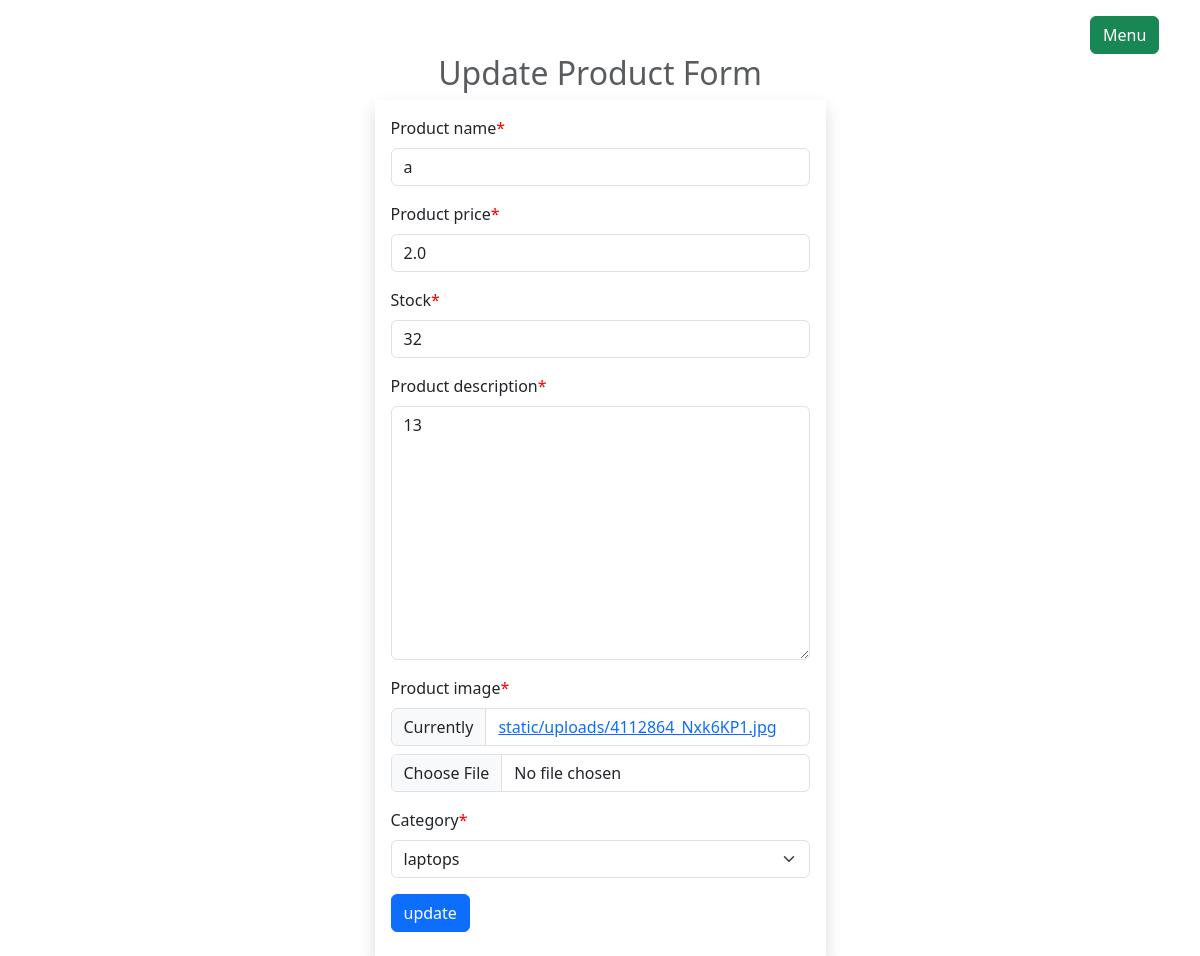
The app's page /products/updateproduct/7 (signed in) with its own data.
### products/models.py (models this page shows, shortened)
class Product(models.Model):
    product_name=models.CharField(max_length=100) #charfield is for varchar
    product_price=models.FloatField()
    stock=models.IntegerField()
    product_description=models.TextField()
    product_image=models.FileField(upload_to='static/uploads',null=True)
    category=models.ForeignKey(Category,on_delete=models.CASCADE,null=True)
    created_at=models.DateTimeField(auto_now_add=True) #auto_now_add puts the date automatically on the day its created

### userpage/auth.py (the view)
    def wrapper_function(request,*args,**kwargs):
        if request.user.is_staff:
            return view_function(request,*args,**kwargs)
        else:
            return redirect('/')

### products/forms.py
class ProductForm(ModelForm):
    class Meta:
        model=Product
        fields='__all__'

### products/models.py (called while the page is built)
    def __str__(self):
        return self.category_name

### products/views.py (called while the page is built, shortened)
@login_required
@admin_only
def updateproduct(request,product_id):
    instance=Product.objects.get(id=product_id)  #instance is a variable and can be anything
    context={
        'forms':ProductForm(instance=instance)  #the front instance is parameter name or smth and the back one is the variable
    }
    return render(request, 'products/updateproduct.html',context)

### userpage/auth.py (called while the page is built)
def admin_only(view_function):
    def wrapper_function(request,*args,**kwargs):
        if request.user.is_staff:
            return view_function(request,*args,**kwargs)
        else:
            return redirect('/')
    return wrapper_function

### products/templates/products/updateproduct.html (shortened to what this page needs)
{% extends 'admin/adminlayout.html' %}
{% load crispy_forms_tags %}
{% block main-content %}
<div class="container">
    <div class="row d-flex justify-content-center">
        <div class="col-md-5">
            <h2 class="text-center text-muted">Update Product Form</h2>
            <form action="" class="shadow p-3" method="post" enctype="multipart/form-data">
                {{ forms | crispy }}
                <div class="my-2">
                    <input type="submit" value="update" class="btn btn-primary">
                </div>
            </form>
        </div>
    </div>
</div>
{%endblock%}

### products/templates/products/updateproduct.html (style rules this page uses)
.asteriskField { color: red; }

### records on screen
Product: product_name "a", product_price "2.0", stock "32", product_description "13", category "laptops"
